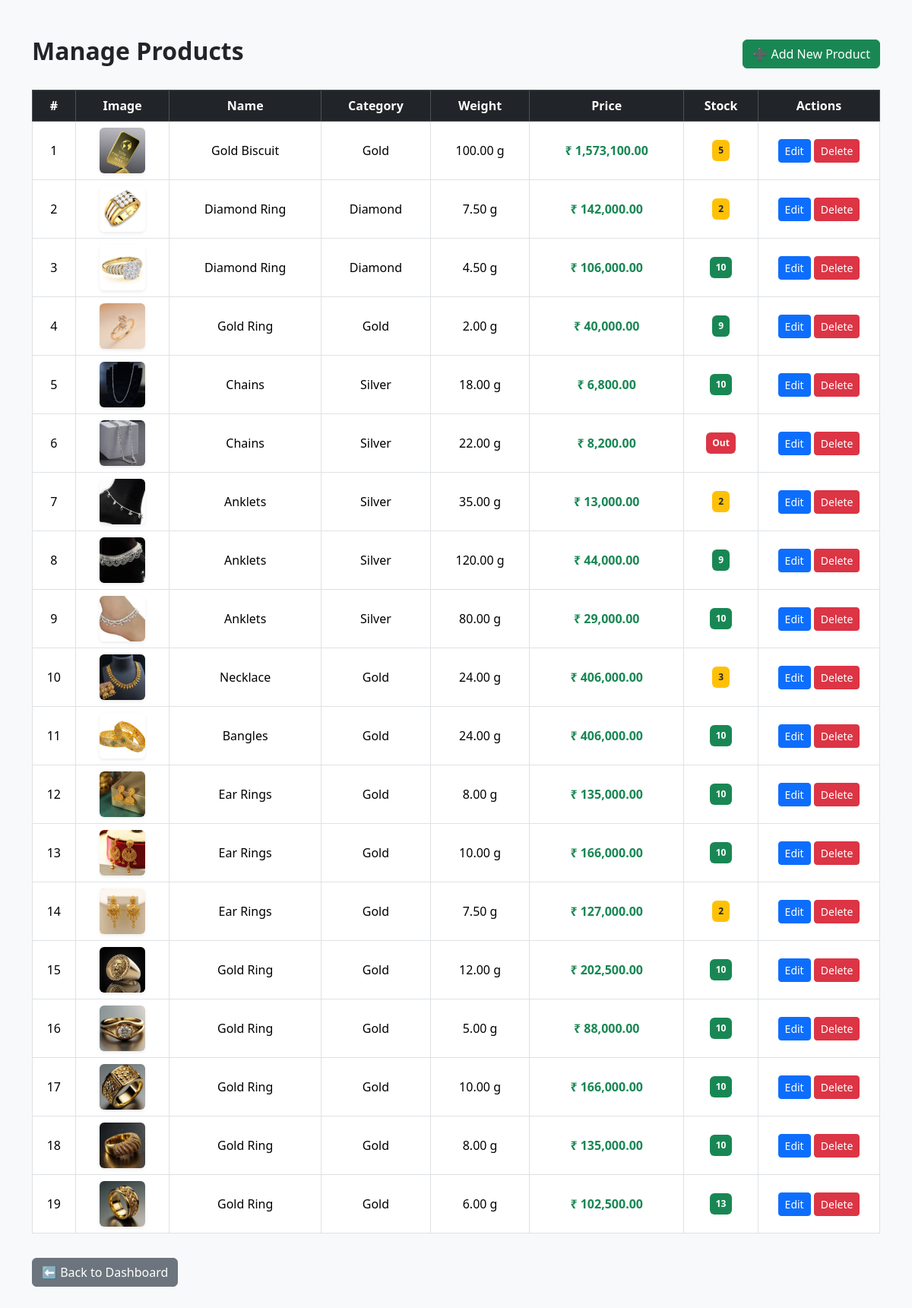
The page /admin/products.php (signed in) on the database its author committed.
### tables this page shows
CREATE TABLE `products` (
  `id` int(11) NOT NULL,
  `category_id` int(11) DEFAULT NULL,
  `name` varchar(150) DEFAULT NULL,
  `weight` decimal(10,2) DEFAULT NULL,
  `price` decimal(10,2) DEFAULT NULL,
  `stock` int(11) NOT NULL DEFAULT 0,
  `image` varchar(255) DEFAULT NULL,
  `description` text DEFAULT NULL,
  `featured` tinyint(1) DEFAULT 0,
  `purity` enum('916','999') NOT NULL,
  `huid_code` varchar(10) DEFAULT NULL
);

CREATE TABLE `categories` (
  `id` int(11) NOT NULL,
  `name` varchar(100) DEFAULT NULL
);

### admin/products.php (the view, shortened to what this page needs)
<?php
include '../db.php';
$result = mysqli_query($conn, "
    SELECT products.*, categories.name AS category_name
    FROM products
    JOIN categories ON products.category_id = categories.id
    ORDER BY products.id DESC
");
?>
<!DOCTYPE html>
<html>
<head>
    <link href="https://cdn.jsdelivr.net/npm/bootstrap@5.3.2/dist/css/bootstrap.min.css" rel="stylesheet">
</head>
<body class="bg-light">
<div class="container my-5">
    <div class="d-flex justify-content-between align-items-center mb-4">
        <h2 class="fw-bold">Manage Products</h2>
        <a href="add_product.php" class="btn btn-success">
            ➕ Add New Product
        </a>
    </div>
    <div class="table-responsive">
        <table class="table table-bordered table-hover bg-white align-middle text-center">
            <thead class="table-dark">
                <tr>
                    <th>#</th>
                    <th>Image</th>
                    <th>Name</th>
                    <th>Category</th>
                    <th>Weight</th>
                    <th>Price</th>
                    <th>Stock</th>
                    <th width="160">Actions</th>
                </tr>
            </thead>
            <tbody>
            <?php
            $i = 1;
            while($row = mysqli_fetch_assoc($result)) {
                $imagePath = "../uploads/" . $row['image'];
            ?>
                <tr>
                    <td><?= $i++; ?></td>
                    <td>
                        <img src="<?= $imagePath; ?>"
                             width="60"
                             height="60"
                             class="rounded shadow-sm"
                             style="object-fit:cover;">
                    </td>
                    <td><?= htmlspecialchars($row['name']); ?></td>
                    <td><?= htmlspecialchars($row['category_name']); ?></td>
                    <td><?= $row['weight']; ?> g</td>
                    <td class="fw-bold text-success">
                        ₹ <?= number_format($row['price'], 2); ?>
                    </td>
                    <td>
                        <a href="update_stock.php?id=<?= $row['id']; ?>"
                           class="text-decoration-none">
                        <?php if ($row['stock'] > 5) { ?>
                            <span class="badge bg-success p-2">
                                <?= $row['stock']; ?>
                            </span>
                        <?php } elseif ($row['stock'] > 0) { ?>
                            <span class="badge bg-warning text-dark p-2">
                                <?= $row['stock']; ?>
                            </span>
                        <?php } else { ?>
                            <span class="badge bg-danger p-2">
                                Out
                            </span>
                        <?php } ?>
                        </a>
                    </td>
                    <td>
                        <a href="edit_product.php?id=<?= $row['id']; ?>"
                           class="btn btn-sm btn-primary">
                           Edit
                        </a>
                        <a href="delete_product.php?id=<?= $row['id']; ?>"
                           class="btn btn-sm btn-danger"
                           onclick="return confirm('Are you sure you want to delete this product?');">
                           Delete
                        </a>
                    </td>
                </tr>
            <?php } ?>
            </tbody>
        </table>
    </div>
    <div class="mt-3">
        <a href="dashboard.php" class="btn btn-secondary">
            ⬅ Back to Dashboard
        </a>
    </div>
</div>
</body>
</html>

### rows shown on the page
products: image (picture), name "Gold Biscuit", category.name "Gold", weight "100.00", price "1,573,100.00", stock "5"
products: image (picture), name "Diamond Ring", category.name "Diamond", weight "7.50", price "142,000.00", stock "2"
products: image (picture), name "Diamond Ring", category.name "Diamond", weight "4.50", price "106,000.00", stock "10"
products: image (picture), name "Gold Ring", category.name "Gold", weight "2.00", price "40,000.00", stock "9"
products: image (picture), name "Chains", category.name "Silver", weight "18.00", price "6,800.00", stock "10"
products: image (picture), name "Chains", category.name "Silver", weight "22.00", price "8,200.00", stock "Out"
products: image (picture), name "Anklets", category.name "Silver", weight "35.00", price "13,000.00", stock "2"
products: image (picture), name "Anklets", category.name "Silver", weight "120.00", price "44,000.00", stock "9"
products: image (picture), name "Anklets", category.name "Silver", weight "80.00", price "29,000.00", stock "10"
products: image (picture), name "Necklace", category.name "Gold", weight "24.00", price "406,000.00", stock "3"
products: image (picture), name "Bangles", category.name "Gold", weight "24.00", price "406,000.00", stock "10"
products: image (picture), name "Ear Rings", category.name "Gold", weight "8.00", price "135,000.00", stock "10"
products: image (picture), name "Ear Rings", category.name "Gold", weight "10.00", price "166,000.00", stock "10"
products: image (picture), name "Ear Rings", category.name "Gold", weight "7.50", price "127,000.00", stock "2"
products: image (picture), name "Gold Ring", category.name "Gold", weight "12.00", price "202,500.00", stock "10"
products: image (picture), name "Gold Ring", category.name "Gold", weight "5.00", price "88,000.00", stock "10"
products: image (picture), name "Gold Ring", category.name "Gold", weight "10.00", price "166,000.00", stock "10"
products: image (picture), name "Gold Ring", category.name "Gold", weight "8.00", price "135,000.00", stock "10"
products: image (picture), name "Gold Ring", category.name "Gold", weight "6.00", price "102,500.00", stock "13"
